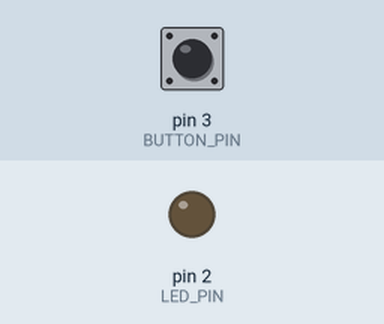
A sketch run on a simulated Arduino Uno, built with avr-gcc and run on an emulated ATmega328P. Parts: output pins drawn as LEDs (lit = HIGH). The test bench sets the inputs (shaded band); at power-on: pin 3 (BUTTON_PIN) HIGH.

Above: at 1.2 s.
1.3 s: pin 3 (BUTTON_PIN) pulled LOW for 0.15 s
At 1.37 s:
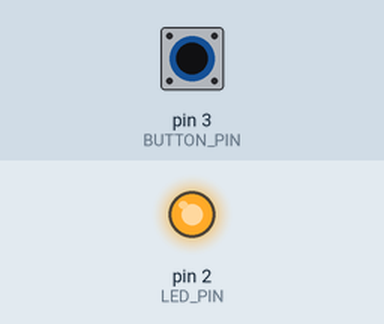
2.9 s: pin 3 (BUTTON_PIN) pulled LOW for 3.2 s
At 6.5 s:
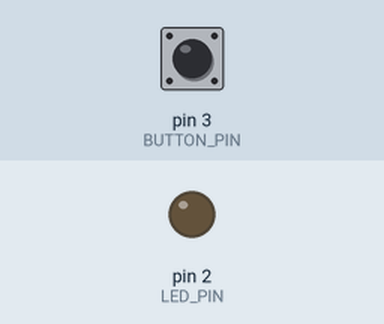
Timing chart, 0 to 8.0 s (numbered marks = the images above; inputs shaded):
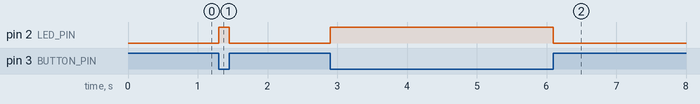

The sketch:

arduino.ino
```cpp
const int LED_PIN = 2;
const int BUTTON_PIN = 3;

void setup() {
  pinMode(LED_PIN, OUTPUT);
  pinMode(BUTTON_PIN, INPUT_PULLUP);  // Enable internal pull-up
}

void loop() {
  // INPUT_PULLUP inverts logic: LOW means pressed
  int buttonState = digitalRead(BUTTON_PIN);

  if (buttonState == LOW) {  // Button pressed
    digitalWrite(LED_PIN, HIGH);
  } else {
    digitalWrite(LED_PIN, LOW);
  }
}
```

Measured:
- after the input at 1.3 s, pin 2 (LED_PIN): LOW → HIGH at once, → LOW 0.15 s later
- after the input at 2.9 s, pin 2 (LED_PIN): LOW → HIGH at once, → LOW 3.2 s later
